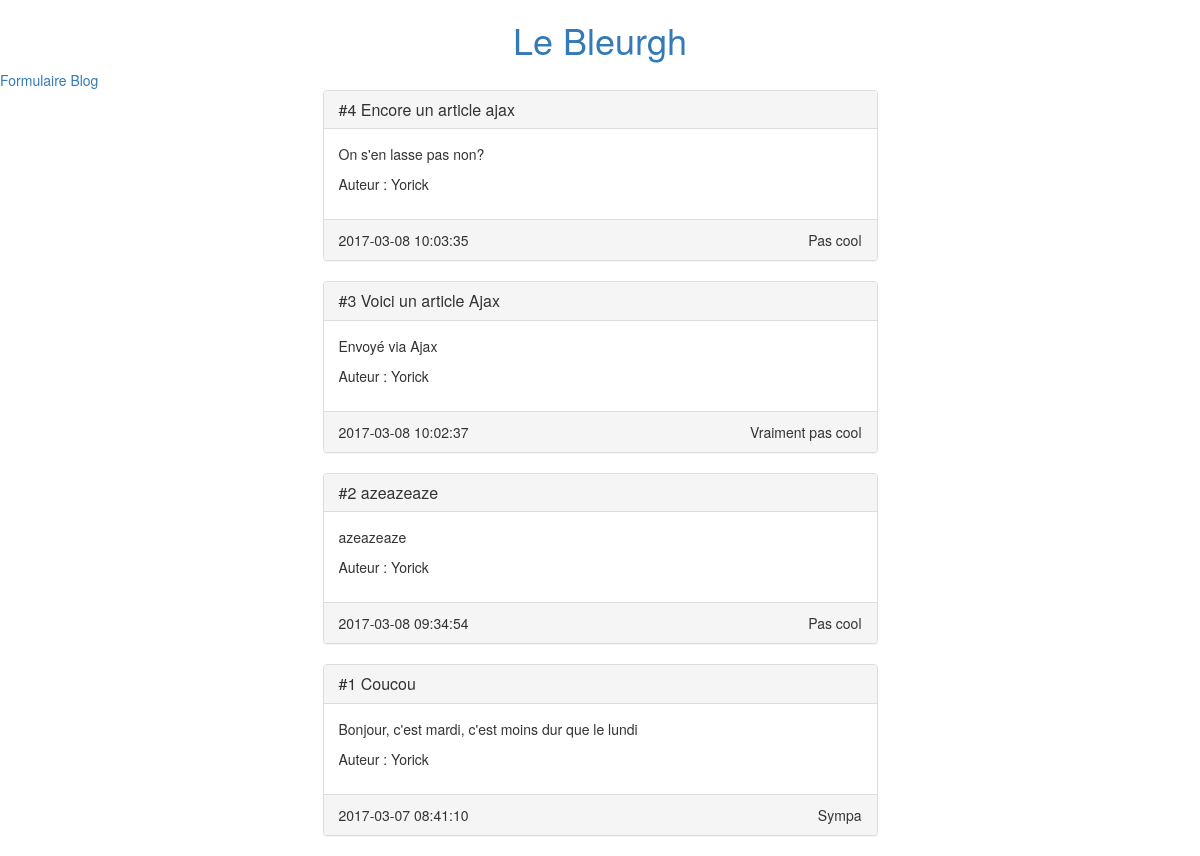
/Vue/affichage_billets.php?nav=true, run on the app's committed database.
### tables this page shows
CREATE TABLE `articles` (
  `id` int(3) NOT NULL,
  `titre` varchar(255) NOT NULL,
  `contenu` text NOT NULL,
  `dob` timestamp NOT NULL DEFAULT CURRENT_TIMESTAMP,
  `id_categorie` int(3) NOT NULL,
  `id_auteur` int(3) NOT NULL
);

CREATE TABLE `auteur` (
  `id` int(3) NOT NULL,
  `nom` varchar(255) NOT NULL
);

CREATE TABLE `categories` (
  `id` int(3) NOT NULL,
  `categorie` varchar(255) NOT NULL
);

### Vue/affichage_billets.php (the view, shortened to what this page needs)
<?php
  include '../Controleur/reception_form.php';
  include '../Vue/header.php';
  $reponse = $bdd->query('SELECT a.id, a.titre, a.contenu, a.dob, c.categorie, au.nom
     FROM categories AS c
     INNER JOIN articles AS a
     ON c.id = a.id_categorie
     INNER JOIN auteur AS au
     ON au.id = a.id_auteur
     ORDER BY dob
     DESC LIMIT 0, 5');
  while($donnees = $reponse->fetch()):?>
  <div class="container">
    <div class="row">
      <div class=" col-md-6 col-md-push-3">
      <div class="panel panel-default">
        <div class="panel-heading panel-primary">
          <h3 class="panel-title"><?= '#' . $donnees['id'] . ' ' . htmlspecialchars($donnees['titre']);?></h3>
        </div>
        <div class="panel-body">
          <p><?= htmlspecialchars($donnees['contenu']);?></p>
          <p>Auteur : <?= htmlspecialchars($donnees['nom']); ?></p>
        </div>
        <div class="panel-footer"><span><?= htmlspecialchars($donnees['dob']);?></span><span class="pull-right"><?= htmlspecialchars($donnees['categorie']);?></span></div>
      </div>
      </div>
    </div>
  </div>
<?php endwhile;
?>
  </body>
</html>

### data on the page
articles: id "4", titre "Encore un article ajax", contenu "On s'en lasse pas non?", id_auteur.nom "Yorick", dob "2017-03-08 10:03:35", id_categorie.categorie "Pas cool"
articles: id "3", titre "Voici un article Ajax", contenu "Envoyé via Ajax", id_auteur.nom "Yorick", dob "2017-03-08 10:02:37", id_categorie.categorie "Vraiment pas cool"
articles: id "2", titre "azeazeaze", contenu "azeazeaze", id_auteur.nom "Yorick", dob "2017-03-08 09:34:54", id_categorie.categorie "Pas cool"
articles: id "1", titre "Coucou", contenu "Bonjour, c'est mardi, c'est moins dur que le lundi", id_auteur.nom "Yorick", dob "2017-03-07 08:41:10", id_categorie.categorie "Sympa"
